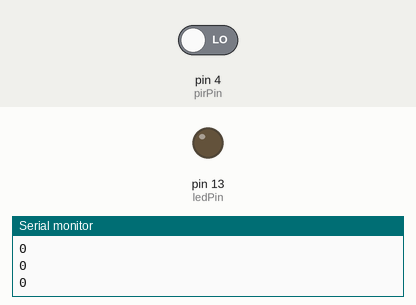
Simulated run of this sketch. Board: Arduino Uno, built with avr-gcc and run on an emulated ATmega328P. Parts: output pins drawn as LEDs (lit = HIGH), the last lines printed to the serial monitor. The test bench sets the inputs (shaded band); at power-on: pin 4 (pirPin) LOW.

Above: at 1.7 s.
1.8 s: pin 4 (pirPin) driven HIGH
At 2.2 s:
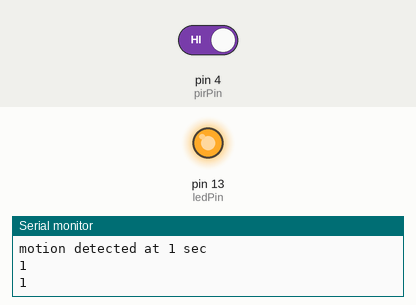
3.3 s: pin 4 (pirPin) driven LOW
At 4.5 s:
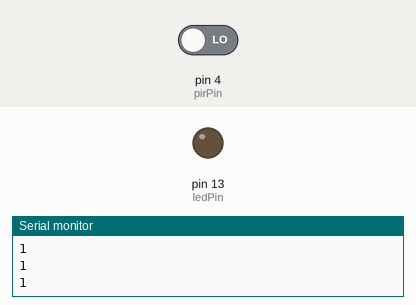
Timing chart, 0 to 6.3 s (numbered marks = the images above; inputs shaded):
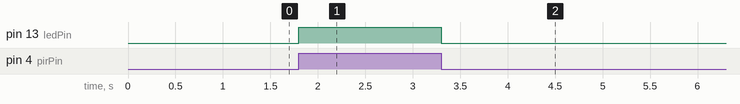

The sketch:

motion.ino
```cpp
int calibrationTime = 500;

//the time when the sensor outputs a low impulse
long unsigned int lowIn;

//the amount of milliseconds the sensor has to be low
//before we assume all motion has stopped
long unsigned int pause = 3000;

boolean lockLow = true;
boolean takeLowTime;

int pirPin = 4;    //the digital pin connected to the PIR sensor's output
int ledPin = 13;

  long printFlag = 0;

void setup()
{
  Serial.begin(9600);
  pinMode(pirPin, INPUT);
  pinMode(ledPin, OUTPUT);
  digitalWrite(pirPin, LOW);

  //give the sensor some time to calibrate
  Serial.println("Calibrating Sensor");
  delay(calibrationTime);
  Serial.println("Sensor Active");
  delay(50);

}

void loop()
{
 if(digitalRead(pirPin) == HIGH)
 {
   digitalWrite(ledPin, HIGH);   //the led visualizes the sensors output pin state
   if(lockLow)
   {
     //makes sure we wait for a transition to LOW before any further output is made:
     lockLow = false;
     Serial.println("---");
     Serial.print("motion detected at ");
     Serial.print(millis()/1000);
     Serial.println(" sec");
     delay(50);
   }
   takeLowTime = true;
 }

 if(digitalRead(pirPin) == LOW)
 {
   digitalWrite(ledPin, LOW);  //the led visualizes the sensors output pin state

   if(takeLowTime)
   {
    lowIn = millis();          //save the time of the transition from high to LOW
    takeLowTime = false;       //make sure this is only done at the start of a LOW phase
   }
   //if the sensor is low for more than the given pause,
   //we assume that no more motion is going to happen
   if(!lockLow && millis() - lowIn > pause)
   {
     //makes sure this block of code is only executed again after
     //a new motion sequence has been detected
     lockLow = true;
     Serial.print("motion ended at ");      //output
     Serial.print((millis() - pause)/1000);
     Serial.println(" sec");
     delay(50);
   }
 }
  if (++printFlag == 10000){
  Serial.println(digitalRead(pirPin));
  printFlag = 0;
  }

}
```

Measured:
- after the input at 1.8 s, pin 13 (ledPin): LOW → HIGH at once
- after the input at 3.3 s, pin 13 (ledPin): HIGH → LOW at once
